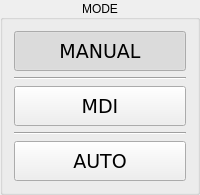
                 <widget class="QGroupBox" name="groupBox_2">
                  <property name="title">
                   <string>MODE</string>
                  </property>
                  <property name="alignment">
                   <set>Qt::AlignCenter</set>
                  </property>
                  <layout class="QVBoxLayout" name="verticalLayout_8">
                   <item>
                    <widget class="ActionButton" name="btn_mode_manual">
                     <property name="minimumSize">
                      <size>
                       <width>0</width>
                       <height>40</height>
                      </size>
                     </property>
                     <property name="font">
                      <font>
                       <family>DejaVu Sans</family>
                       <pointsize>14</pointsize>
                      </font>
                     </property>
                     <property name="text">
                      <string>MANUAL</string>
                     </property>
                     <property name="checkable">
                      <bool>true</bool>
                     </property>
                     <property name="checked">
                      <bool>true</bool>
                     </property>
                     <property name="autoDefault">
                      <bool>true</bool>
                     </property>
                     <property name="indicator_option" stdset="0">
                      <bool>true</bool>
                     </property>
                     <property name="indicator_status_option" stdset="0">
                      <bool>true</bool>
                     </property>
                     <property name="on_color" stdset="0">
                      <color>
                       <red>50</red>
                       <green>205</green>
                       <blue>50</blue>
                      </color>
                     </property>
                     <property name="shape_option" stdset="0">
                      <number>1</number>
                     </property>
                     <property name="circle_diameter" stdset="0">
                      <double>15.000000000000000</double>
                     </property>
                     <property name="right_edge_offset" stdset="0">
                      <double>5.000000000000000</double>
                     </property>
                     <property name="top_edge_offset" stdset="0">
                      <double>5.000000000000000</double>
                     </property>
                     <property name="invert_the_status" stdset="0">
                      <bool>false</bool>
                     </property>
                     <property name="is_estopped_status" stdset="0">
                      <bool>false</bool>
                     </property>
                     <property name="is_on_status" stdset="0">
                      <bool>false</bool>
                     </property>
                     <property name="is_idle_status" stdset="0">
                      <bool>false</bool>
                     </property>
                     <property name="is_manual_status" stdset="0">
                      <bool>true</bool>
                     </property>
                     <property name="manual_action" stdset="0">
                      <bool>true</bool>
                     </property>
                    </widget>
                   </item>
                   <item>
                    <widget class="Line" name="line_10">
                     <property name="orientation">
                      <enum>Qt::Horizontal</enum>
                     </property>
                    </widget>
                   </item>
                   <item>
                    <widget class="ActionButton" name="btn_mode_mdi">
                     <property name="minimumSize">
                      <size>
                       <width>0</width>
                       <height>40</height>
                      </size>
                     </property>
                     <property name="font">
                      <font>
                       <family>DejaVu Sans</family>
                       <pointsize>14</pointsize>
                      </font>
                     </property>
                     <property name="text">
                      <string>MDI</string>
                     </property>
                     <property name="checkable">
                      <bool>true</bool>
                     </property>
                     <property name="indicator_option" stdset="0">
                      <bool>true</bool>
                     </property>
                     <property name="indicator_status_option" stdset="0">
                      <bool>true</bool>
                     </property>
                     <property name="on_color" stdset="0">
                      <color>
                       <red>50</red>
                       <green>205</green>
                       <blue>50</blue>
                      </color>
                     </property>
                     <property name="shape_option" stdset="0">
                      <number>1</number>
                     </property>
                     <property name="circle_diameter" stdset="0">
                      <double>15.000000000000000</double>
                     </property>
                     <property name="right_edge_offset" stdset="0">
                      <double>5.000000000000000</double>
                     </property>
                     <property name="top_edge_offset" stdset="0">
                      <double>5.000000000000000</double>
                     </property>
                     <property name="is_mdi_status" stdset="0">
                      <bool>true</bool>
                     </property>
                     <property name="mdi_action" stdset="0">
                      <bool>true</bool>
                     </property>
                    </widget>
                   </item>
                   <item>
                    <widget class="Line" name="line_11">
                     <property name="orientation">
                      <enum>Qt::Horizontal</enum>
                     </property>
                    </widget>
                   </item>
                   <item>
                    <widget class="ActionButton" name="btn_mode_auto">
                     <property name="minimumSize">
                      <size>
                       <width>0</width>
                       <height>40</height>
                      </size>
                     </property>
                     <property name="font">
                      <font>
                       <family>DejaVu Sans</family>
                       <pointsize>14</pointsize>
                      </font>
                     </property>
                     <property name="text">
                      <string>AUTO</string>
                     </property>
                     <property name="checkable">
                      <bool>true</bool>
                     </property>
                     <property name="indicator_option" stdset="0">
                      <bool>true</bool>
                     </property>
                     <property name="indicator_status_option" stdset="0">
                      <bool>true</bool>
                     </property>
                     <property name="on_color" stdset="0">
                      <color>
                       <red>50</red>
                       <green>205</green>
                       <blue>50</blue>
                      </color>
                     </property>
                     <property name="shape_option" stdset="0">
                      <number>1</number>
                     </property>
                     <property name="circle_diameter" stdset="0">
                      <double>15.000000000000000</double>
                     </property>
                     <property name="right_edge_offset" stdset="0">
                      <double>5.000000000000000</double>
                     </property>
                     <property name="top_edge_offset" stdset="0">
                      <double>5.000000000000000</double>
                     </property>
                     <property name="is_auto_status" stdset="0">
                      <bool>true</bool>
                     </property>
                     <property name="auto_action" stdset="0">
                      <bool>true</bool>
                     </property>
                    </widget>
                   </item>
                  </layout>
                 </widget>
